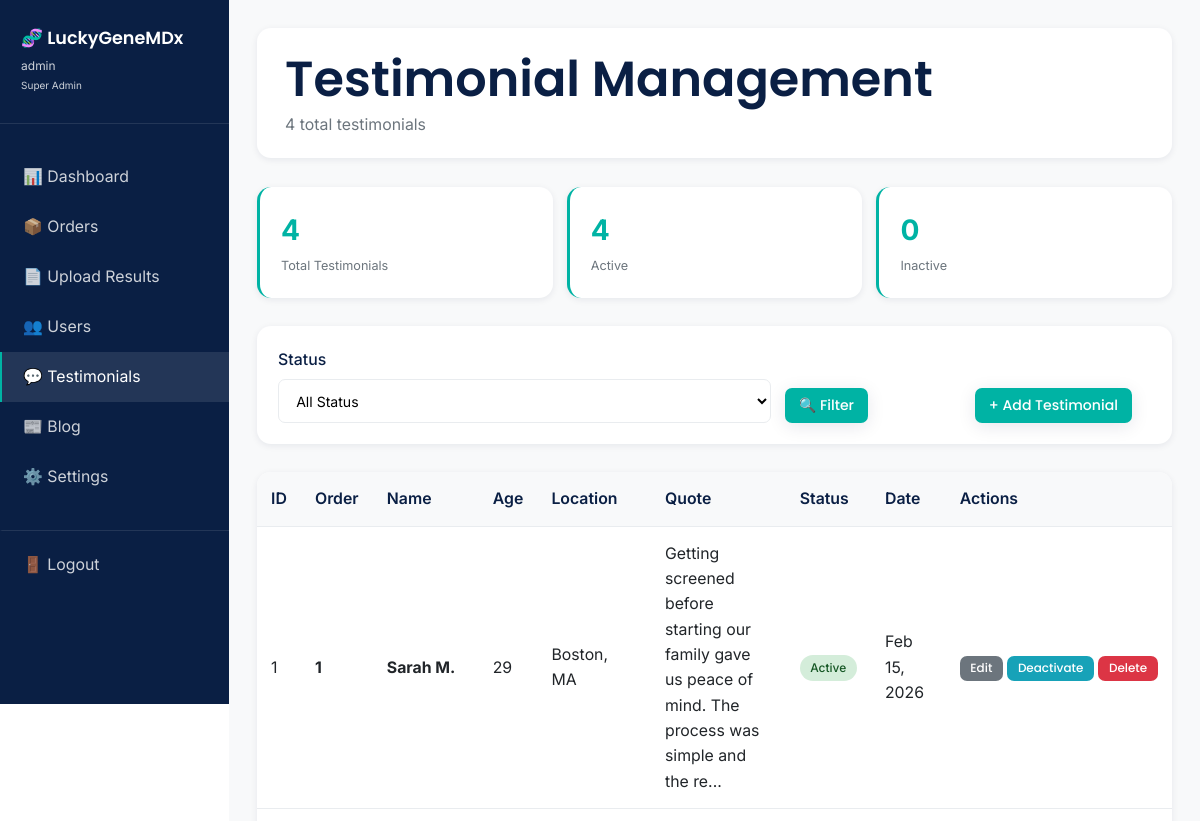
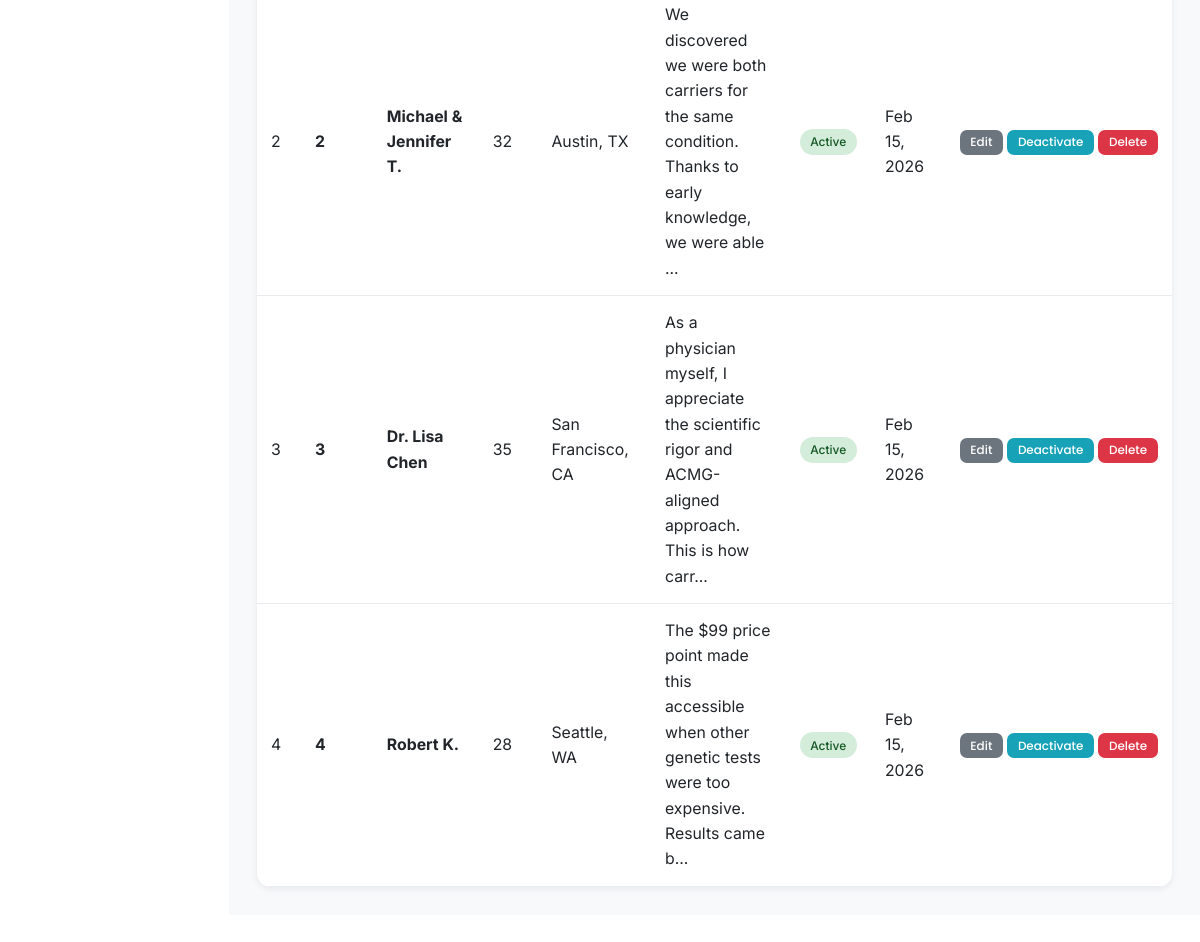
Screenshot of /admin/testimonials.php (signed in) with the database file from the repository (2 pictures, top to bottom).
### tables this page shows
CREATE TABLE testimonials (
    testimonial_id INT AUTO_INCREMENT PRIMARY KEY,
    name VARCHAR(100) NOT NULL,
    age INT,
    location VARCHAR(100),
    quote TEXT NOT NULL,
    is_active BOOLEAN DEFAULT TRUE,
    display_order INT DEFAULT 0,
    created_at TIMESTAMP DEFAULT CURRENT_TIMESTAMP,
    INDEX idx_is_active (is_active),
    INDEX idx_display_order (display_order)
);

### admin/testimonials.php (the view, shortened to what this page needs)
<?php
$db = Database::getInstance()->getConnection();
$status_filter = $_GET['status'] ?? 'all';
$page = isset($_GET['page']) ? max(1, intval($_GET['page'])) : 1;
$perPage = 25;
$offset = ($page - 1) * $perPage;
$where_clauses = [];
$params = [];
$where_sql = !empty($where_clauses) ? 'WHERE ' . implode(' AND ', $where_clauses) : '';
$countSql = "SELECT COUNT(*) as total FROM testimonials $where_sql";
$stmt = $db->prepare($countSql);
$stmt->execute($params);
$totalTestimonials = $stmt->fetch()['total'];
$sql = "SELECT * FROM testimonials $where_sql ORDER BY display_order ASC, created_at DESC LIMIT :limit OFFSET :offset";
$stmt = $db->prepare($sql);
$stmt->bindValue(':limit', $perPage, PDO::PARAM_INT);
$stmt->bindValue(':offset', $offset, PDO::PARAM_INT);
$stmt->execute();
$testimonials = $stmt->fetchAll(PDO::FETCH_ASSOC);
$stats = [
    'total' => $db->query("SELECT COUNT(*) FROM testimonials")->fetchColumn(),
    'active' => $db->query("SELECT COUNT(*) FROM testimonials WHERE is_active = 1")->fetchColumn(),
    'inactive' => $db->query("SELECT COUNT(*) FROM testimonials WHERE is_active = 0")->fetchColumn(),
];
$adminName = $_SESSION['admin_username'];
$adminRole = ucwords(str_replace('_', ' ', $_SESSION['admin_role']));
?>
<!DOCTYPE html>
<html lang="en">
<head>
    <link rel="stylesheet" href="../css/main.css">
</head>
<body>
    <div class="admin-wrapper">
        <aside class="admin-sidebar">
            <div class="admin-sidebar-header">
                <h2>🧬 LuckyGeneMDx</h2>
                <div class="admin-sidebar-user">
                    <?php echo htmlspecialchars($adminName); ?><br>
                    <small><?php echo htmlspecialchars($adminRole); ?></small>
                </div>
            </div>
            <nav class="admin-nav">
                <a href="index.php" class="admin-nav-item">📊 Dashboard</a>
                <a href="orders.php" class="admin-nav-item">📦 Orders</a>
                <a href="upload-results.php" class="admin-nav-item">📄 Upload Results</a>
                <a href="users.php" class="admin-nav-item">👥 Users</a>
                <a href="testimonials.php" class="admin-nav-item active">💬 Testimonials</a>
                <a href="blog.php" class="admin-nav-item">📰 Blog</a>
                <a href="settings.php" class="admin-nav-item">⚙️ Settings</a>
                <a href="logout.php" class="admin-nav-item" style="margin-top: 2rem; border-top: 1px solid rgba(255,255,255,0.1); padding-top: 1.5rem;">🚪 Logout</a>
            </nav>
        </aside>
        <main class="admin-main">
            <div class="admin-header">
                <h1 style="margin-bottom: 0.25rem;">Testimonial Management</h1>
                <p style="color: var(--color-dark-gray); margin: 0;">
                    <?php echo number_format($totalTestimonials); ?> total testimonials
                </p>
            </div>
            <div class="stats-grid">
                <div class="stat-card">
                    <div class="stat-value"><?php echo number_format($stats['total']); ?></div>
                    <div class="stat-label">Total Testimonials</div>
                </div>
                <div class="stat-card">
                    <div class="stat-value"><?php echo number_format($stats['active']); ?></div>
                    <div class="stat-label">Active</div>
                </div>
                <div class="stat-card">
                    <div class="stat-value"><?php echo number_format($stats['inactive']); ?></div>
                    <div class="stat-label">Inactive</div>
                </div>
            </div>
            <form method="GET" action="" class="filters-bar">
                <div class="filter-group">
                    <label class="form-label">Status</label>
                    <select name="status" class="form-select">
                        <option value="all" <?php echo $status_filter === 'all' ? 'selected' : ''; ?>>All Status</option>
                    </select>
                </div>
                <div class="filter-group" style="flex: 0;">
                    <button type="submit" class="btn btn-primary">
                        🔍 Filter
                    </button>
                </div>
                <div class="filter-group" style="flex: 0;">
                    <button type="button" onclick="showAddModal()" class="btn btn-primary">
                        + Add Testimonial
                    </button>
                </div>
            </form>
            <div class="table-container">
                <?php if (empty($testimonials)): ?>
                    <div class="empty-state">
                        <div class="empty-state-icon">💬</div>
                        <h3>No testimonials found</h3>
                        <p>
                            <?php if ($status_filter !== 'all'): ?>
                                Try adjusting your filters.
                            <?php else: ?>
                                Add your first testimonial using the button above.
                            <?php endif; ?>
                        </p>
                    </div>
                <?php else: ?>
                    <div style="overflow-x: auto;">
                        <table class="table">
                            <thead>
                                <tr>
                                    <th>ID</th>
                                    <th>Order</th>
                                    <th>Name</th>
                                    <th>Age</th>
                                    <th>Location</th>
                                    <th>Quote</th>
                                    <th>Status</th>
                                    <th>Date</th>
                                    <th>Actions</th>
                                </tr>
                            </thead>
                            <tbody>
                                <?php foreach ($testimonials as $testimonial): ?>
                                    <tr>
                                        <td><?php echo $testimonial['testimonial_id']; ?></td>
                                        <td><strong><?php echo $testimonial['display_order']; ?></strong></td>
                                        <td><strong><?php echo htmlspecialchars($testimonial['name']); ?></strong></td>
                                        <td><?php echo $testimonial['age'] ?? '-'; ?></td>
                                        <td><?php echo htmlspecialchars($testimonial['location'] ?? '-'); ?></td>
                                        <td style="max-width: 300px;">
                                            <?php echo htmlspecialchars(substr($testimonial['quote'], 0, 100)); ?>...
                                        </td>
                                        <td>
                                            <span class="badge badge-<?php echo $testimonial['is_active'] ? 'success' : 'secondary'; ?>">
                                                <?php echo $testimonial['is_active'] ? 'Active' : 'Inactive'; ?>
                                            </span>
                                        </td>
                                        <td><?php echo date('M j, Y', strtotime($testimonial['created_at'])); ?></td>
                                        <td style="white-space: nowrap;">
                                            <button onclick='editTestimonial(<?php echo json_encode($testimonial, JSON_HEX_APOS | JSON_HEX_QUOT); ?>)'
                                                    class="btn btn-sm btn-secondary">Edit</button>
                                            <form method="POST" style="display: inline;">
                                                <button type="submit" class="btn btn-sm btn-info">
                                                    <?php echo $testimonial['is_active'] ? 'Deactivate' : 'Activate'; ?>
                                                </button>
                                            </form>
                                            <form method="POST" style="display: inline;" onsubmit="return confirm('Delete this testimonial? This cannot be undone.');">
                                                <button type="submit" class="btn btn-sm btn-danger">Delete</button>
                                            </form>
                                        </td>
                                    </tr>
                                <?php endforeach; ?>
                            </tbody>
                        </table>
                    </div>
                <?php endif; ?>
            </div>
        </main>
    </div>
</body>
</html>

### css/main.css (style rules this page uses)
:root { --color-primary-deep-blue: #0A1F44; --color-medical-teal: #00B3A4; --color-soft-purple: #6C63FF; --color-white: #FFFFFF; --color-light-gray: #F8F9FA; --color-medium-gray: #E9ECEF; --color-dark-gray: #6C757D; --color-black: #212529; --gradient-primary: linear-gradient(135deg, var(--color-primary-deep-blue) 0%, var(--color-medical-teal) 50%, var(--color-soft-purple) 100%); --gradient-hero: linear-gradient(135deg, rgba(10, 31, 68, 0.95) 0%, rgba(0, 179, 164, 0.85) 100%); --gradient-card: linear-gradient(135deg, rgba(255, 255, 255, 0.1) 0%, rgba(255, 255, 255, 0.05) 100%); --font-primary: 'Poppins', -apple-system, BlinkMacSystemFont, 'Segoe UI', sans-serif; --font-body: 'Inter', -apple-system, BlinkMacSystemFont, 'Segoe UI', sans-serif; --font-size-h1: clamp(2.5rem, 5vw, 3.5rem); --font-size-h2: clamp(2rem, 4vw, 2.625rem); --font-size-h3: clamp(1.5rem, 3vw, 2rem); --font-size-h4: clamp(1.25rem, 2.5vw, 1.5rem); --font-size-body: clamp(1rem, 1.5vw, 1.125rem); --font-size-small: 0.875rem; --spacing-xs: 0.5rem; --spacing-sm: 1rem; --spacing-md: 1.5rem; --spacing-lg: 2.5rem; --spacing-xl: 4rem; --spacing-2xl: 6rem; --shadow-sm: 0 2px 8px rgba(10, 31, 68, 0.08); --shadow-md: 0 4px 20px rgba(10, 31, 68, 0.1); --shadow-lg: 0 8px 40px rgba(10, 31, 68, 0.15); --shadow-glow: 0 0 20px rgba(0, 179, 164, 0.3); --radius-sm: 0.5rem; --radius-md: 1rem; --radius-lg: 1.5rem; --radius-full: 9999px; --transition-fast: 200ms ease-in-out; --transition-normal: 300ms ease-in-out; --transition-slow: 400ms ease-in-out; --z-dropdown: 1000; --z-sticky: 1020; --z-fixed: 1030; --z-modal-backdrop: 1040; --z-modal: 1050; --z-popover: 1060; --z-tooltip: 1070; }
* { margin: 0; padding: 0; box-sizing: border-box; }
html { scroll-behavior: smooth; font-size: 16px; zoom: 88%; }
body { font-family: var(--font-body); font-size: var(--font-size-body); line-height: 1.6; color: var(--color-black); background-color: var(--color-white); -webkit-font-smoothing: antialiased; -moz-osx-font-smoothing: grayscale; }
a { color: var(--color-medical-teal); text-decoration: none; transition: color var(--transition-fast); }
h1, h2, h3, h4, h5, h6 { font-family: var(--font-primary); font-weight: 600; line-height: 1.2; margin-bottom: var(--spacing-md); color: var(--color-primary-deep-blue); }
h1 { font-size: var(--font-size-h1); }
h2 { font-size: var(--font-size-h2); }
p { margin-bottom: var(--spacing-sm); }
.btn { display: inline-block; padding: 0.875rem 2rem; font-family: var(--font-primary); font-size: 1rem; font-weight: 500; text-align: center; text-decoration: none; border: none; border-radius: var(--radius-full); cursor: pointer; transition: all var(--transition-normal); position: relative; overflow: hidden; }
.btn-primary { background: var(--color-medical-teal); color: var(--color-white); box-shadow: var(--shadow-md); }
.form-label { display: block; margin-bottom: var(--spacing-xs); font-weight: 500; color: var(--color-primary-deep-blue); }
.form-input, .form-select, .form-textarea { width: 100%; padding: 0.875rem 1rem; font-family: var(--font-body); font-size: 1rem; border: 2px solid var(--color-medium-gray); border-radius: var(--radius-sm); background: var(--color-white); transition: all var(--transition-fast); }

### rows the page displays
testimonials: testimonial_id "1", display_order "1", name "Sarah M.", age "29", location "Boston, MA", quote "Getting screened before starting our family gave us peace of mind. The process was simple and the re", is_active "Active", created_at "Feb 15, 2026"
testimonials: testimonial_id "2", display_order "2", name "Michael & Jennifer T.", age "32", location "Austin, TX", quote "We discovered we were both carriers for the same condition. Thanks to early knowledge, we were able", is_active "Active", created_at "Feb 15, 2026"
testimonials: testimonial_id "3", display_order "3", name "Dr. Lisa Chen", age "35", location "San Francisco, CA", quote "As a physician myself, I appreciate the scientific rigor and ACMG-aligned approach. This is how carr", is_active "Active", created_at "Feb 15, 2026"
testimonials: testimonial_id "4", display_order "4", name "Robert K.", age "28", location "Seattle, WA", quote "The $99 price point made this accessible when other genetic tests were too expensive. Results came b", is_active "Active", created_at "Feb 15, 2026"

### other values shown
$adminName "admin"
$adminRole "Super Admin"
$totalTestimonials "4"
$stats['total'] "4"
$stats['active'] "4"
$stats['inactive'] "0"
